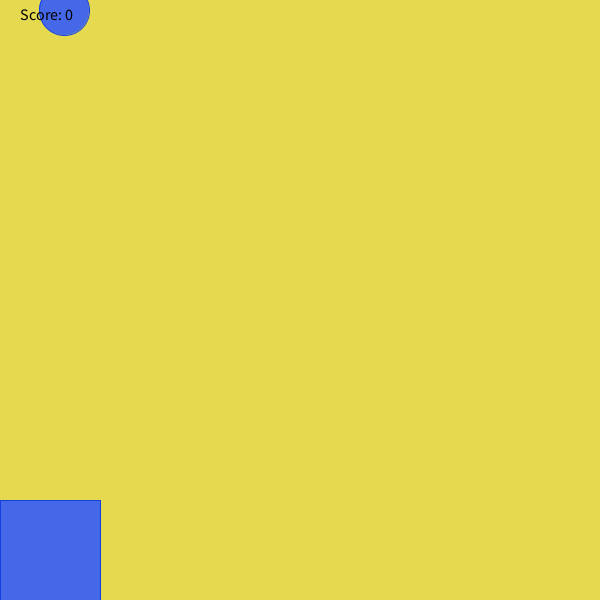
Frame 1 (no input)
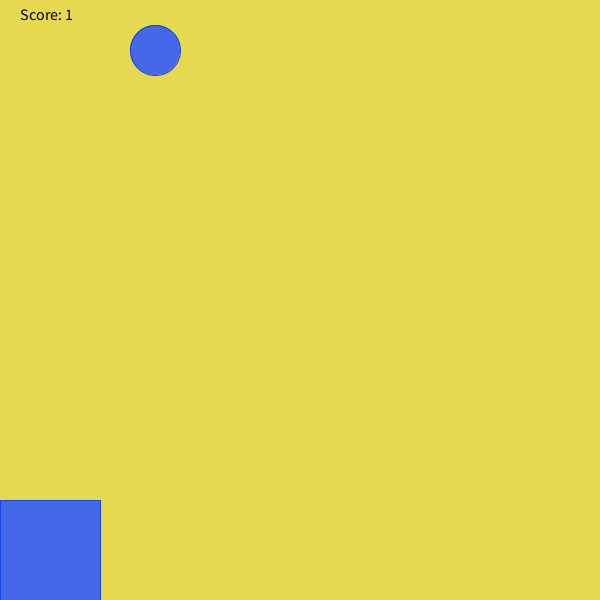
Frame 60 (the mouse pressed at the canvas centre just before this capture)
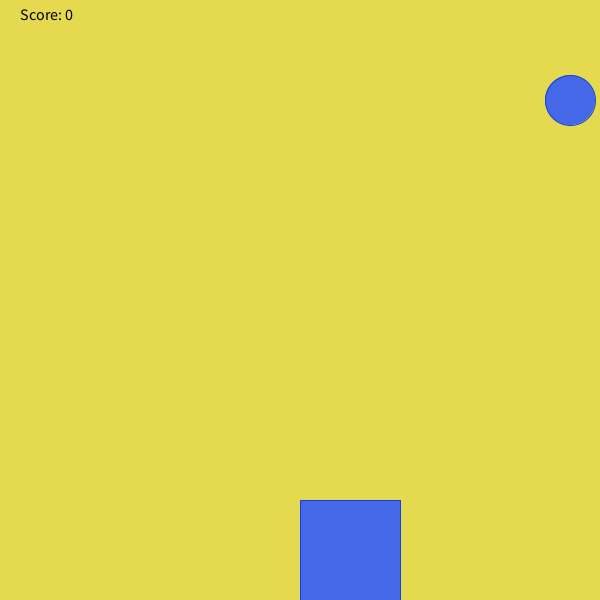
Frame 120 (the mouse held since frame 60 and released just before this capture)

The Processing sketch that drew these frames (run headless with seeded random() and noise(); from frame 60 on, the mouse is pressed at the canvas centre):

// Processing sketch: sketch_191027b
// ── sketch_191027b.pde
int x;
int y;
int z = (int) random(width);
int score;
void checkCatch(int x){
     if (x > mouseX && x < mouseX+100)
          score++;
     else if (score > 0)
          score--;
     println("Your score is now: " + score); }
void setup(){
size(600,600);

}

void draw(){
background(#E5D94F);

  fill(#4468E8);
stroke(#1441DE);

y+=10;
ellipse(z,y,50,50);
if(y>=600){
  y=0;
  y+=50;
  z = (int) random(width);
ellipse(z,y,50,50);
stroke(#1746E8);
}
rect(mouseX,500,100,100);
stroke(#BFBEB9);
if(y == 450){
  checkCatch(z);
}
  
fill(0, 0, 0);
textSize(16);
text("Score: " + score, 20, 20);

}
